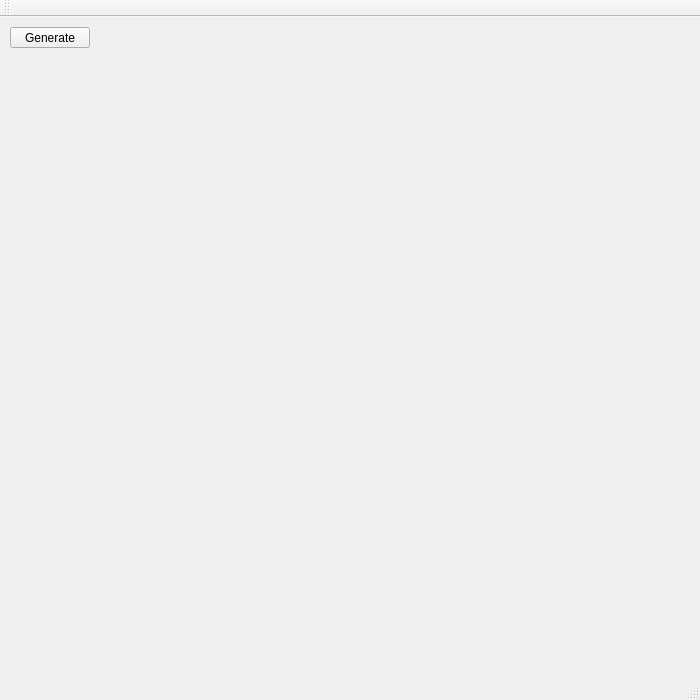
<?xml version="1.0" encoding="UTF-8"?>
<ui version="4.0">
 <class>MainWindow</class>
 <widget class="QMainWindow" name="MainWindow">
  <property name="geometry">
   <rect>
    <x>0</x>
    <y>0</y>
    <width>700</width>
    <height>700</height>
   </rect>
  </property>
  <property name="windowTitle">
   <string>MainWindow</string>
  </property>
  <widget class="QWidget" name="centralWidget">
   <widget class="QPushButton" name="pushButton">
    <property name="geometry">
     <rect>
      <x>10</x>
      <y>10</y>
      <width>80</width>
      <height>21</height>
     </rect>
    </property>
    <property name="text">
     <string>Generate</string>
    </property>
   </widget>
  </widget>
  <widget class="QMenuBar" name="menuBar">
   <property name="geometry">
    <rect>
     <x>0</x>
     <y>0</y>
     <width>700</width>
     <height>20</height>
    </rect>
   </property>
  </widget>
  <widget class="QToolBar" name="mainToolBar">
   <attribute name="toolBarArea">
    <enum>TopToolBarArea</enum>
   </attribute>
   <attribute name="toolBarBreak">
    <bool>false</bool>
   </attribute>
  </widget>
  <widget class="QStatusBar" name="statusBar"/>
 </widget>
 <layoutdefault spacing="6" margin="11"/>
 <resources/>
 <connections/>
</ui>
